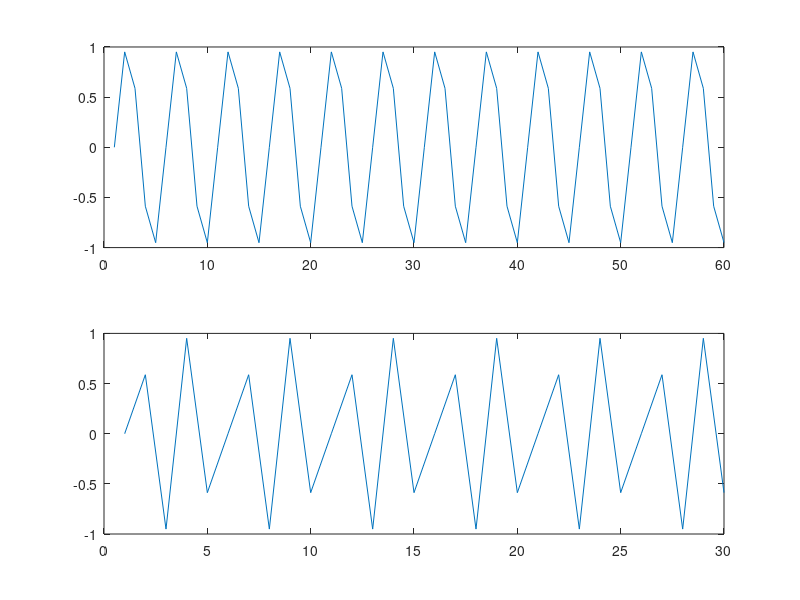
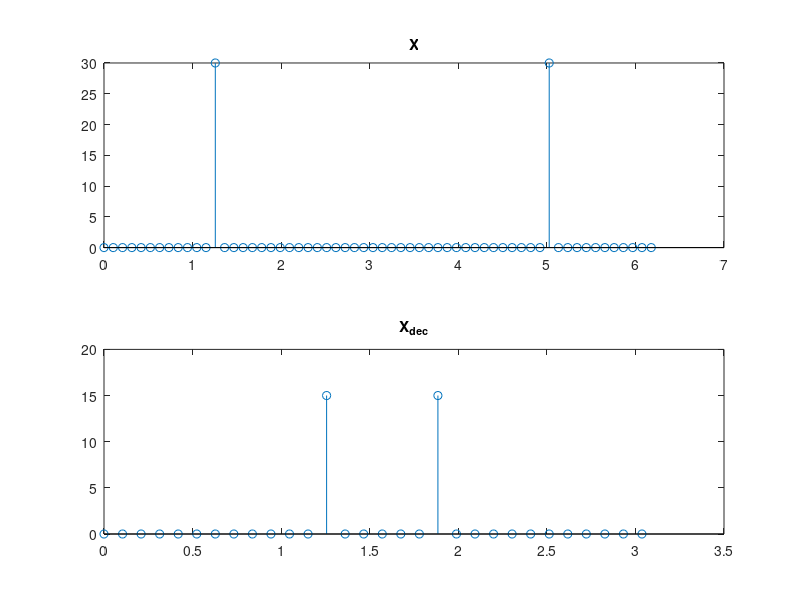

The MATLAB script that drew these images, in order:
%% 2.25

N = 60;
w0 = 2*pi/5;
n = 0:N-1;
T = 1;

x = sin(w0*n);

p = 2;

xdec = x(1:p:end);
figure(1)
subplot(2, 1, 1);
plot(x)
subplot(2, 1, 2);
plot(xdec)


X = fft(x);
XDEC  = fft(xdec);

Ndec = N/p;
Tdec = T*p;

figure(2)
subplot(2, 1, 1);
stem((2*pi/N)*[0:N-1], abs(X)); title('X');
subplot(2, 1, 2);
stem((2*pi/Ndec/Tdec)*[0:Ndec-1], abs(XDEC)); title('X_{dec}');

% a. We get aliasing as a result of decreasing the number of samples.


